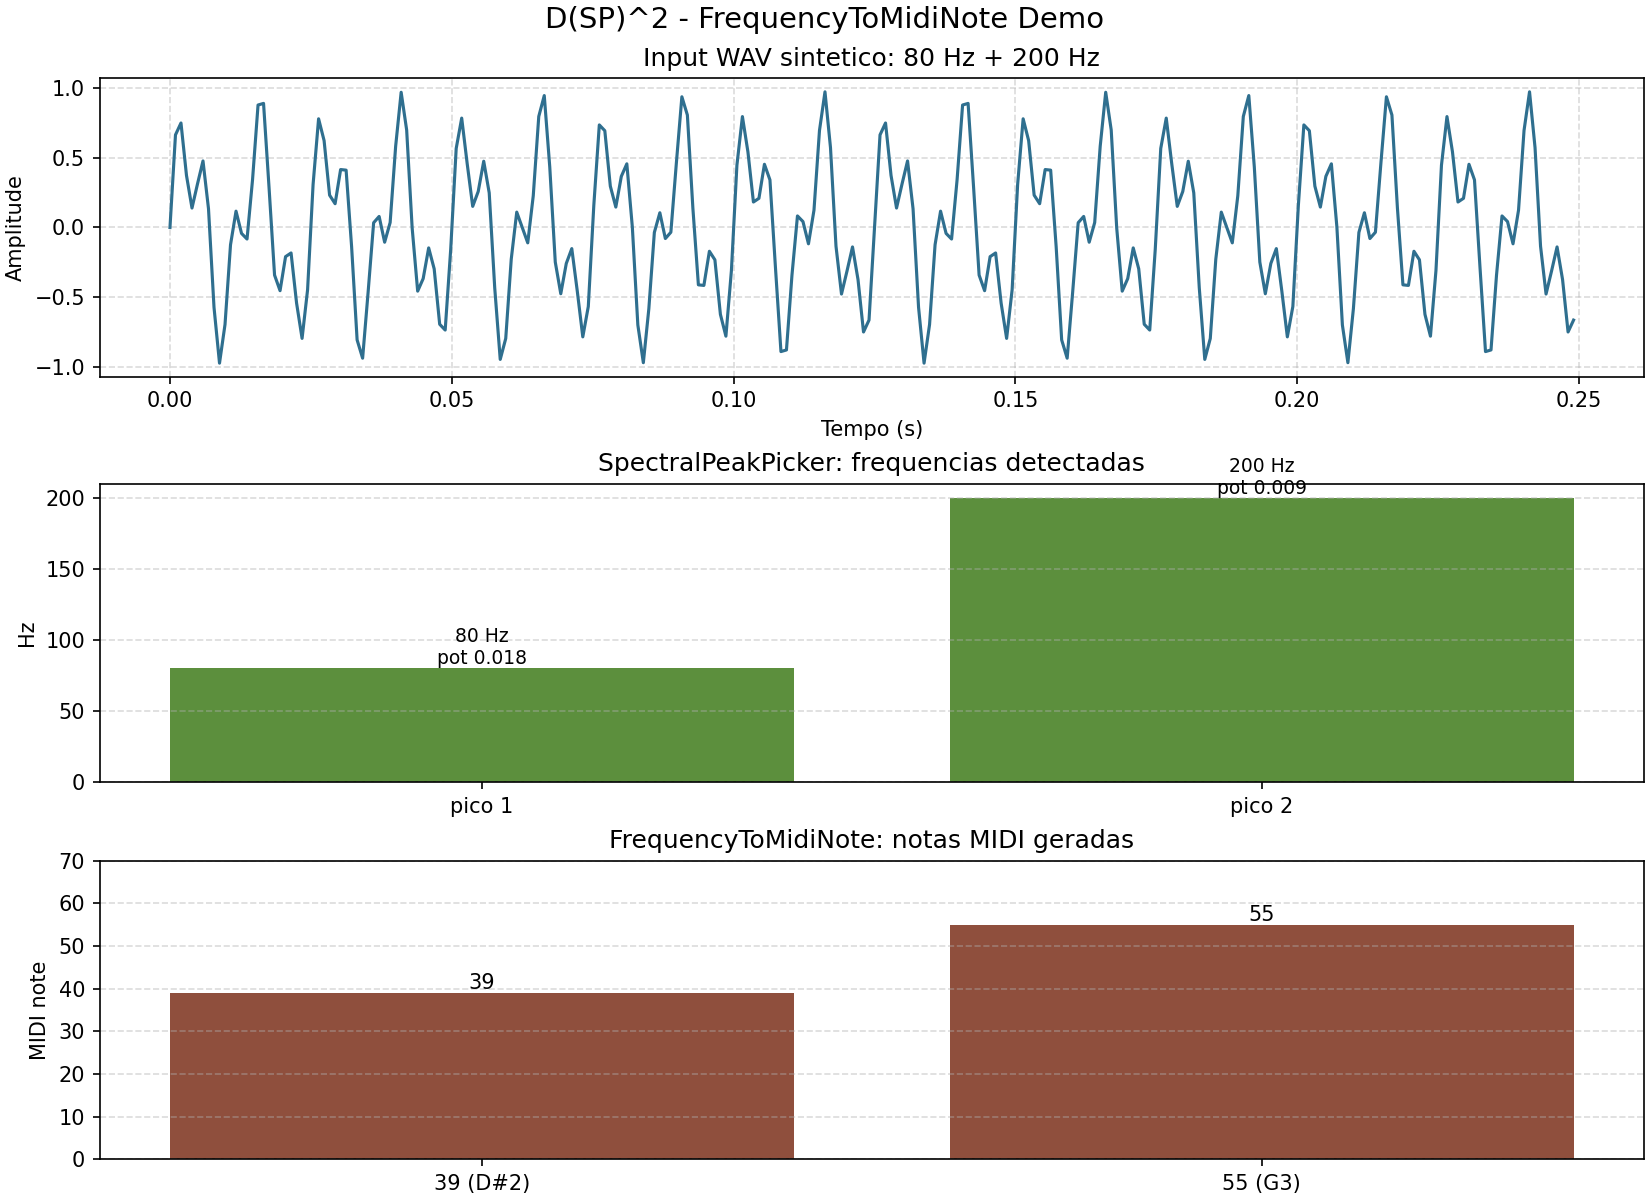

Here is the Python script that generated this plot:
import json
import os
import struct
import sys
import tempfile
import wave

import matplotlib
matplotlib.use("Agg")
import matplotlib.pyplot as plt
import numpy as np

sys.path.insert(0, os.path.abspath(os.path.join(os.path.dirname(__file__), "..")))

import dsp2._dsp2_core as core
from dsp2.graph_loader import GraphLoader


def midi_note_name(note):
    if note <= 0:
        return "pad"
    names = ["C", "C#", "D", "D#", "E", "F", "F#", "G", "G#", "A", "A#", "B"]
    rounded = int(round(note))
    octave = (rounded // 12) - 1
    return f"{names[rounded % 12]}{octave}"


def write_demo_wav(path, samples, sample_rate):
    pcm = np.round(np.clip(samples, -1.0, 1.0) * 30000.0).astype("<i2")
    with wave.open(path, "wb") as wav:
        wav.setnchannels(1)
        wav.setsampwidth(2)
        wav.setframerate(sample_rate)
        wav.writeframes(struct.pack("<" + "h" * len(pcm), *pcm.tolist()))


def build_graph_json(path, wav_path, block_size):
    graph = {
        "nodes": [
            {
                "name": "Audio",
                "type": "AudioFileInput",
                "parameters": {"path": wav_path},
            },
            {
                "name": "Window",
                "type": "Windowing",
                "parameters": {"type": 0},
            },
            {
                "name": "Spectrum",
                "type": "SpectrumAnalyzer",
                "parameters": {"fft_size": block_size},
            },
            {
                "name": "Peaks",
                "type": "SpectralPeakPicker",
                "parameters": {
                    "peak_count": 2,
                    "min_frequency": 20.0,
                    "threshold": 0.001,
                    "min_bin_distance": 2,
                },
            },
            {
                "name": "Midi",
                "type": "FrequencyToMidiNote",
            },
        ],
        "edges": [
            {"source": "Audio", "source_port": 0, "dest": "Window", "dest_port": 0},
            {"source": "Window", "source_port": 0, "dest": "Spectrum", "dest_port": 0},
            {"source": "Spectrum", "source_port": 0, "dest": "Peaks", "dest_port": 0},
            {"source": "Spectrum", "source_port": 1, "dest": "Peaks", "dest_port": 1},
            {"source": "Peaks", "source_port": 0, "dest": "Midi", "dest_port": 0},
        ],
    }
    with open(path, "w", encoding="utf-8") as graph_file:
        json.dump(graph, graph_file, indent=2)


def run_demo(output_path):
    sample_rate = 1024
    block_size = 256
    frequencies = [80.0, 200.0]
    amplitudes = [1.0, 0.7]
    time = np.arange(block_size) / sample_rate
    samples = (
        amplitudes[0] * np.sin(2.0 * np.pi * frequencies[0] * time)
        + amplitudes[1] * np.sin(2.0 * np.pi * frequencies[1] * time)
    ) / sum(amplitudes)

    output_dir = os.path.dirname(output_path)
    if output_dir:
        os.makedirs(output_dir, exist_ok=True)

    with tempfile.TemporaryDirectory() as tmpdir:
        wav_path = os.path.join(tmpdir, "frequency_to_midi_input.wav")
        graph_path = os.path.join(tmpdir, "frequency_to_midi_graph.json")
        write_demo_wav(wav_path, samples, sample_rate)
        build_graph_json(graph_path, wav_path, block_size)

        engine = core.Engine()
        engine.set_signal_parameters(float(sample_rate), block_size)
        node_ids = GraphLoader.load_from_json(engine, graph_path)
        core.get_logs()
        engine.prepare_engine()
        engine.process_block()

        peak_frequencies = np.asarray(engine.get_node_output(node_ids["Peaks"], 0), dtype=float)
        peak_powers = np.asarray(engine.get_node_output(node_ids["Peaks"], 1), dtype=float)
        midi_notes = np.asarray(engine.get_node_output(node_ids["Midi"], 0), dtype=float)
        logs = core.get_logs()

    order = np.argsort(peak_frequencies)
    peak_frequencies = peak_frequencies[order]
    peak_powers = peak_powers[order]
    midi_notes = midi_notes[order]
    labels = [f"{int(round(note))} ({midi_note_name(note)})" for note in midi_notes]

    fig, axs = plt.subplots(3, 1, figsize=(11, 8), constrained_layout=True)
    fig.suptitle("D(SP)^2 - FrequencyToMidiNote Demo", fontsize=14)

    axs[0].plot(time, samples, color="#2f6f8f", linewidth=1.5)
    axs[0].set_title("Input WAV sintetico: 80 Hz + 200 Hz")
    axs[0].set_xlabel("Tempo (s)")
    axs[0].set_ylabel("Amplitude")
    axs[0].grid(True, linestyle="--", alpha=0.45)

    bars = axs[1].bar(range(len(peak_frequencies)), peak_frequencies, color="#5c8f3d")
    axs[1].set_title("SpectralPeakPicker: frequencias detectadas")
    axs[1].set_ylabel("Hz")
    axs[1].set_xticks(range(len(peak_frequencies)), [f"pico {i + 1}" for i in range(len(peak_frequencies))])
    axs[1].grid(True, axis="y", linestyle="--", alpha=0.45)
    for bar, freq, power in zip(bars, peak_frequencies, peak_powers):
        axs[1].text(
            bar.get_x() + bar.get_width() / 2.0,
            bar.get_height(),
            f"{freq:.0f} Hz\npot {power:.3f}",
            ha="center",
            va="bottom",
            fontsize=9,
        )

    bars = axs[2].bar(range(len(midi_notes)), midi_notes, color="#8f4f3d")
    axs[2].set_title("FrequencyToMidiNote: notas MIDI geradas")
    axs[2].set_ylabel("MIDI note")
    axs[2].set_ylim(0, max(70.0, float(np.max(midi_notes)) + 8.0))
    axs[2].set_xticks(range(len(midi_notes)), labels)
    axs[2].grid(True, axis="y", linestyle="--", alpha=0.45)
    for bar, note in zip(bars, midi_notes):
        axs[2].text(
            bar.get_x() + bar.get_width() / 2.0,
            bar.get_height(),
            f"{int(round(note))}",
            ha="center",
            va="bottom",
            fontsize=10,
        )

    if logs:
        axs[2].text(
            0.99,
            0.02,
            f"logs C++: {len(logs)}",
            transform=axs[2].transAxes,
            ha="right",
            va="bottom",
            fontsize=9,
        )

    fig.savefig(output_path, dpi=150)
    plt.close(fig)

    print(f"PNG gerado: {output_path}")
    for frequency, note in zip(peak_frequencies, midi_notes):
        print(f"{frequency:.0f} Hz -> MIDI {int(round(note))} ({midi_note_name(note)})")


if __name__ == "__main__":
    default_output = os.path.join("dev_panel", "frequency_to_midi_demo.png")
    output = sys.argv[1] if len(sys.argv) > 1 else default_output
    run_demo(output)
